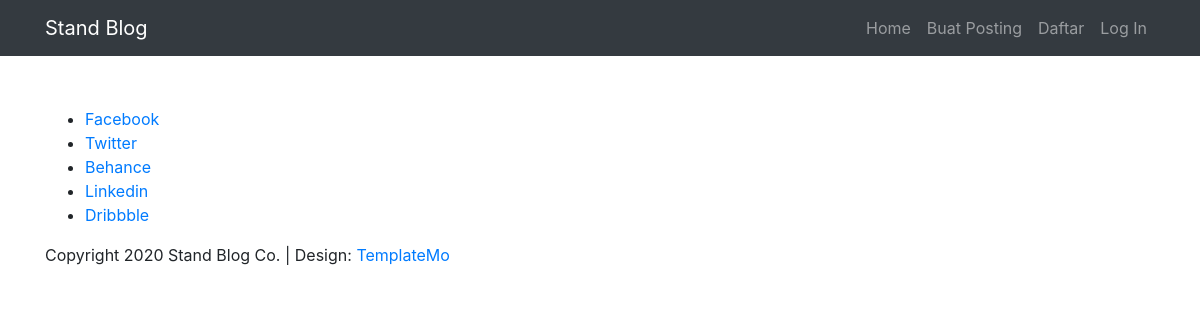
Before: / with the older database file.
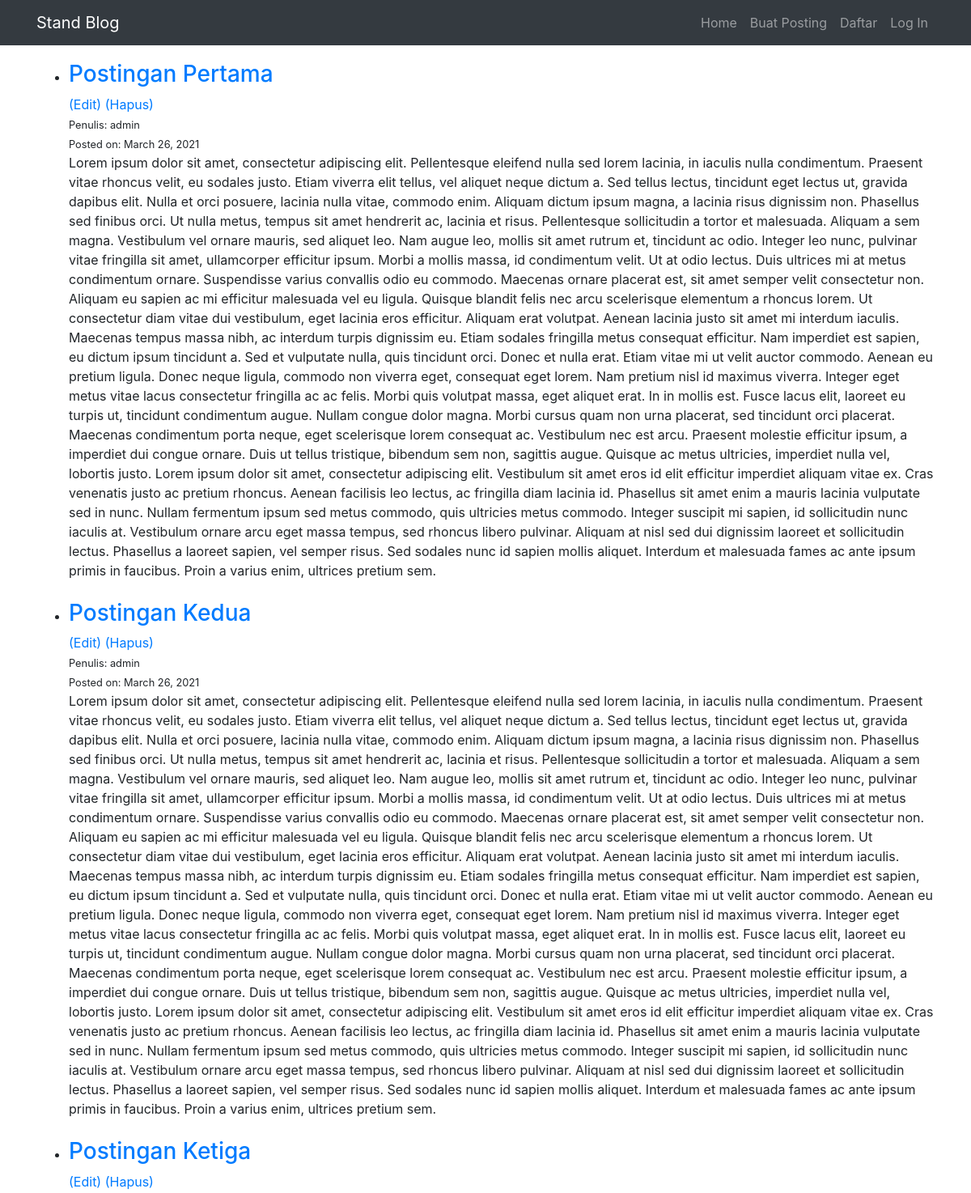
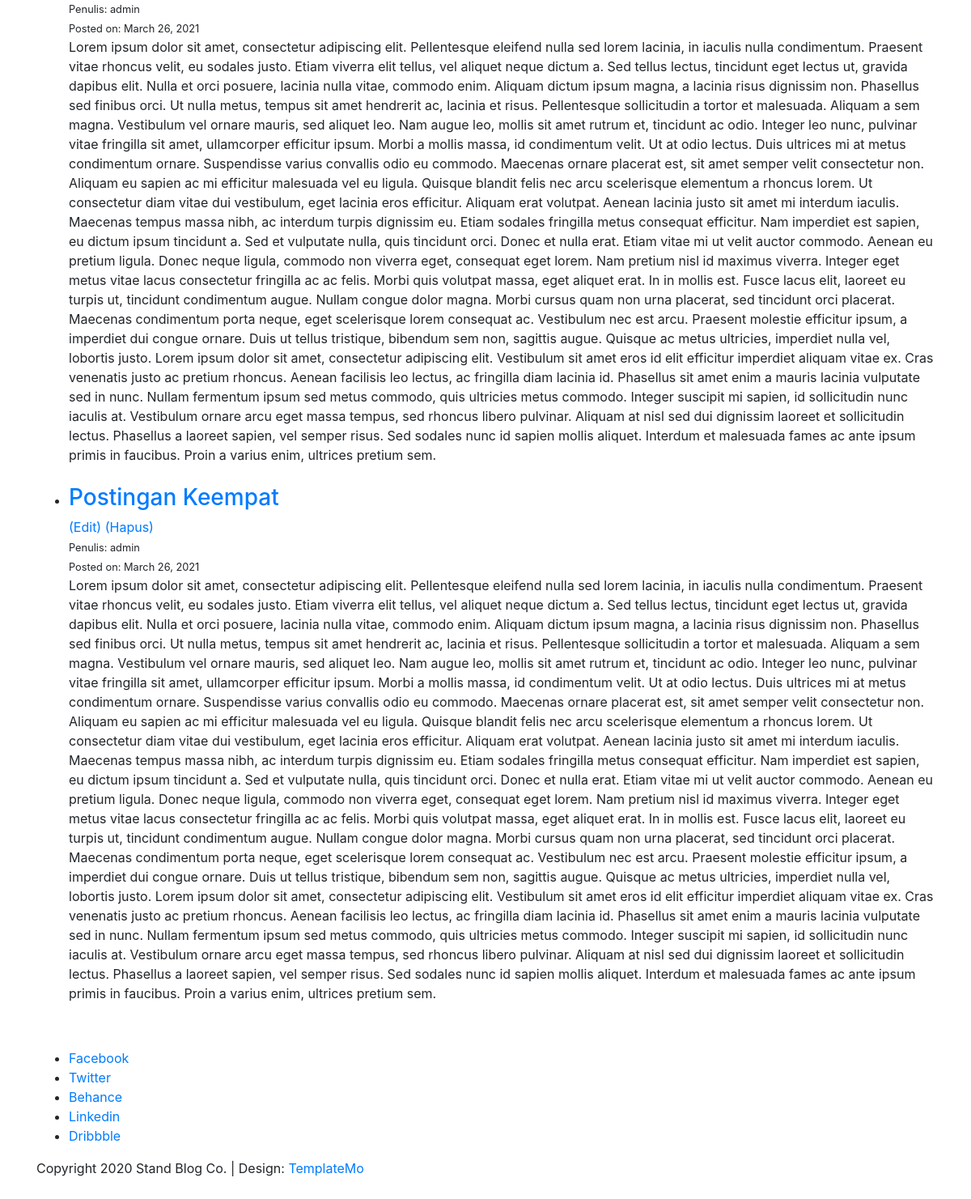
After: the same page with the newer database file (2 pictures, top to bottom).
### blog/models.py (models this page shows, shortened)
class Post(models.Model):
    judul = models.CharField(max_length=255)
    author = models.ForeignKey(User, on_delete=models.CASCADE)
    konten = models.TextField()
    pub_date = models.DateField(auto_now_add=True)

### blog/views.py (the view)
# urls.py: path('', HomeView.as_view(), name='home'),
class HomeView(ListView):
    model = Post
    template_name = 'blog/index.html'
    ordering =['-pub_date']

### blog/templates/blog/index.html
{% extends 'base.html' %}
{% block content %}
	<ul>
		{% for post in object_list %}
			<li>
			<h3><a href="{% url 'detail-artikel' post.pk %}">{{ post.judul }}</a></h3>
			<a href="{% url 'edit-artikel' post.pk %}">(Edit)</a>
			<a href="{% url 'hapus-artikel' post.pk %}">(Hapus)</a>
			<br>
			<small>Penulis: {{ post.author }}</small>
			<br>
			<small>Posted on: {{ post.pub_date }}</small>
			<br>
			{{ post.konten }}
			</li>
			<br>
		{% endfor %}
	</ul>
{% endblock content %}

### templates/base.html (shortened to what this page needs)
<!DOCTYPE html>
<html>
	{% include 'head.html' %}
	<body>
		{% include 'navbar.html' %}
		<main role="main" class="flex-shrink-0">
			<div class="container">
				{% block content %}
				{% endblock content %}
            </div>
		</main>
		{% include 'footer.html' %}
	</body>
</html>

### templates/head.html (shortened to what this page needs)
{% load static %}
<head>
    <link rel="stylesheet" href="https://cdn.jsdelivr.net/npm/bootstrap@4.6.0/dist/css/bootstrap.min.css">
    <link rel="stylesheet" href="{% static 'css/bootstrap.min.css' %}" type="text/css">
    <link rel="stylesheet" href="{% static 'css/style.css' %}" type="text/css">
</head>

### templates/navbar.html (shortened to what this page needs)
<header class="">
  <nav class="navbar navbar-expand-md navbar-dark fixed-top bg-dark">
    <div class="container">
      <a class="navbar-brand" href="{% url 'home' %}">Stand Blog</a>
      <div class="collapse navbar-collapse" id="navbarResponsive">
        <ul class="navbar-nav ml-auto">
          <li class="nav-item">
            <a class="nav-link" href="{% url 'home' %}">Home
            </a>
          </li>
          <li>
            <a href="{% url 'post-artikel' %}" class="nav-link">Buat Posting
            </a>
          </li>
          <li>
            <a href="{% url 'register' %}" class="nav-link">Daftar
            </a>
          </li>
          <li>
            <a href="{% url 'login' %}" class="nav-link">Log In
            </a>
          </li>
        </ul>
      </div>
    </div>
  </nav>
</header>

### templates/footer.html
<footer class="footer mt-auto py-3">
    <div class="container">
      <div class="row">
        <div class="col-lg-12">
          <ul class="social-icons">
            <li><a href="#">Facebook</a></li>
            <li><a href="#">Twitter</a></li>
            <li><a href="#">Behance</a></li>
            <li><a href="#">Linkedin</a></li>
            <li><a href="#">Dribbble</a></li>
          </ul>
        </div>
        <div class="col-lg-12">
          <div class="copyright-text">
            <p>Copyright 2020 Stand Blog Co.
               | Design: <a rel="nofollow" href="https://templatemo.com" target="_parent">TemplateMo</a></p>
          </div>
        </div>
      </div>
    </div>
  </footer>

### templates/javascript.html (shortened to what this page needs)
{% load static %}

### static/css/style.css (style rules this page uses)
main > .container { padding: 75px 15px 0px; }
.footer > .container { padding-left: 15px; padding-right: 15px; }

Changed rows visible on the page:
added Post: judul "Postingan Pertama", author "admin", pub_date "March 26, 2021", konten "Lorem ipsum dolor sit amet, consectetur adipiscing elit. Pellentesque eleifend nulla sed lorem lacinia, in iaculis nulla condimentum. Praesent vitae rhoncus velit, eu sodales justo. Etiam viverra elit tellus, vel aliquet neque dictum a. Sed tellus lectus, tincidunt eget lectus ut, gravida dapibus elit. Nulla et orci posuere, lacinia nulla vitae, commodo enim. Aliquam dictum ipsum magna, a lacinia risus dignissim non. Phasellus sed finibus orci. Ut nulla metus, tempus sit amet hendrerit ac, lacinia et risus. Pellentesque sollicitudin a tortor et malesuada. Aliquam a sem magna. Vestibulum vel ornare mauris, sed aliquet leo. Nam augue leo, mollis sit amet rutrum et, tincidunt ac odio. Integer…"
added Post: judul "Postingan Kedua", author "admin", pub_date "March 26, 2021", konten "Lorem ipsum dolor sit amet, consectetur adipiscing elit. Pellentesque eleifend nulla sed lorem lacinia, in iaculis nulla condimentum. Praesent vitae rhoncus velit, eu sodales justo. Etiam viverra elit tellus, vel aliquet neque dictum a. Sed tellus lectus, tincidunt eget lectus ut, gravida dapibus elit. Nulla et orci posuere, lacinia nulla vitae, commodo enim. Aliquam dictum ipsum magna, a lacinia risus dignissim non. Phasellus sed finibus orci. Ut nulla metus, tempus sit amet hendrerit ac, lacinia et risus. Pellentesque sollicitudin a tortor et malesuada. Aliquam a sem magna. Vestibulum vel ornare mauris, sed aliquet leo. Nam augue leo, mollis sit amet rutrum et, tincidunt ac odio. Integer…"
added Post: judul "Postingan Ketiga", author "admin", pub_date "March 26, 2021", konten "Lorem ipsum dolor sit amet, consectetur adipiscing elit. Pellentesque eleifend nulla sed lorem lacinia, in iaculis nulla condimentum. Praesent vitae rhoncus velit, eu sodales justo. Etiam viverra elit tellus, vel aliquet neque dictum a. Sed tellus lectus, tincidunt eget lectus ut, gravida dapibus elit. Nulla et orci posuere, lacinia nulla vitae, commodo enim. Aliquam dictum ipsum magna, a lacinia risus dignissim non. Phasellus sed finibus orci. Ut nulla metus, tempus sit amet hendrerit ac, lacinia et risus. Pellentesque sollicitudin a tortor et malesuada. Aliquam a sem magna. Vestibulum vel ornare mauris, sed aliquet leo. Nam augue leo, mollis sit amet rutrum et, tincidunt ac odio. Integer…"
added Post: judul "Postingan Keempat", author "admin", pub_date "March 26, 2021", konten "Lorem ipsum dolor sit amet, consectetur adipiscing elit. Pellentesque eleifend nulla sed lorem lacinia, in iaculis nulla condimentum. Praesent vitae rhoncus velit, eu sodales justo. Etiam viverra elit tellus, vel aliquet neque dictum a. Sed tellus lectus, tincidunt eget lectus ut, gravida dapibus elit. Nulla et orci posuere, lacinia nulla vitae, commodo enim. Aliquam dictum ipsum magna, a lacinia risus dignissim non. Phasellus sed finibus orci. Ut nulla metus, tempus sit amet hendrerit ac, lacinia et risus. Pellentesque sollicitudin a tortor et malesuada. Aliquam a sem magna. Vestibulum vel ornare mauris, sed aliquet leo. Nam augue leo, mollis sit amet rutrum et, tincidunt ac odio. Integer…"
